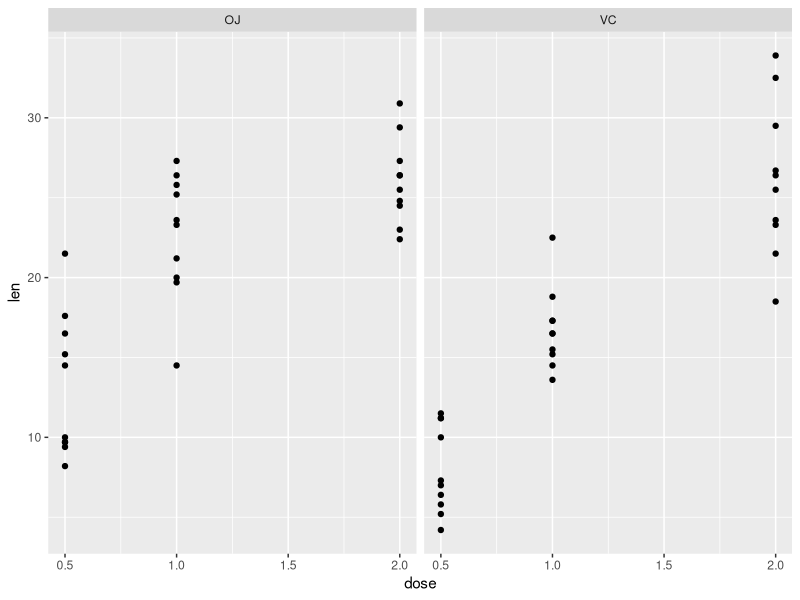

The R source for this figure:
## ---- chunk 1
knitr::opts_chunk$set(echo = TRUE,out.width='100%', message = FALSE)
## ---- chunk 2
library(datasets)
data(ToothGrowth)
## ---- chunk 3
summary(ToothGrowth)
## ---- chunk 4
table(ToothGrowth$supp,ToothGrowth$dose)
## ---- chunk 5
library(ggplot2)
ggplot(data = ToothGrowth,aes(x=dose,y=len)) +
    facet_grid(.~supp) +
    geom_point()
## ---- chunk 6
t.test(len~supp, data = ToothGrowth, var.equal=F)
## ---- chunk 7
t.test(len~dose, data = subset(ToothGrowth,dose %in% c(0.5,1)), var.equal=F)
## ---- chunk 8
t.test(len~dose, data = subset(ToothGrowth,dose %in% c(1,2)), var.equal=F)
